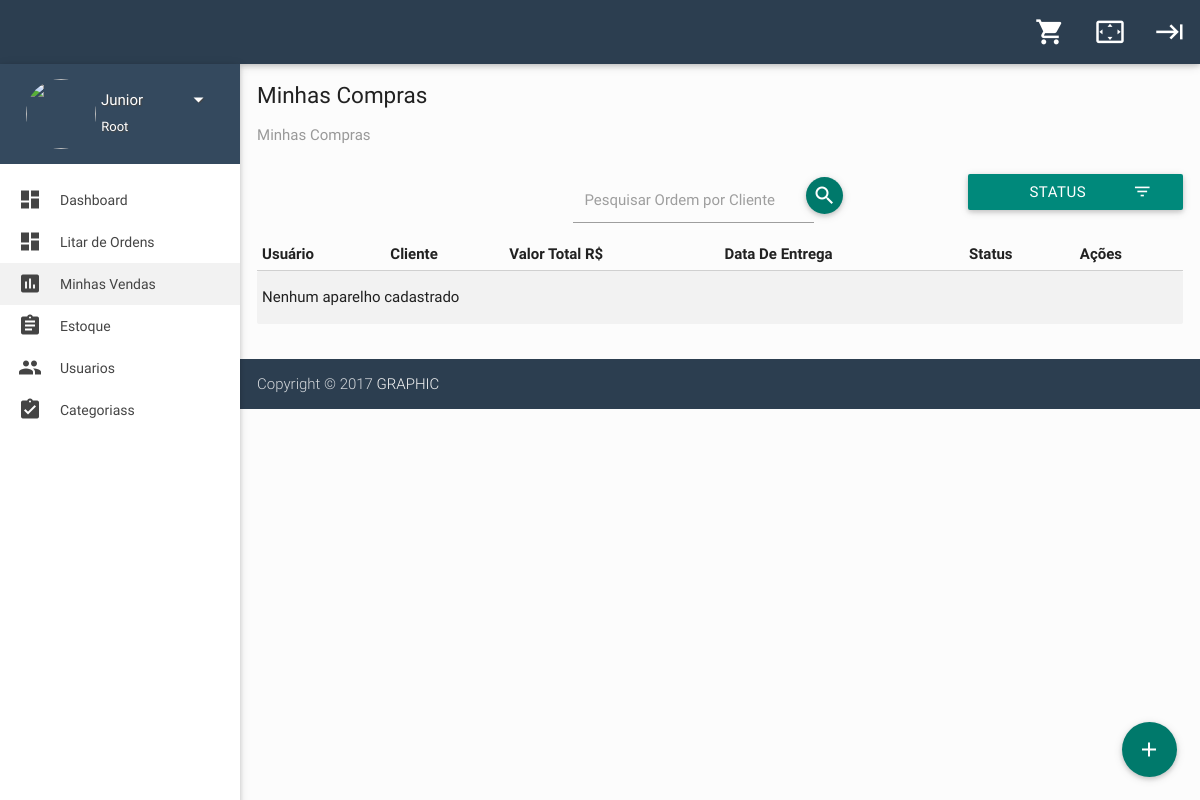
Before: /minhas-ordens/ (signed in) with the older database file.
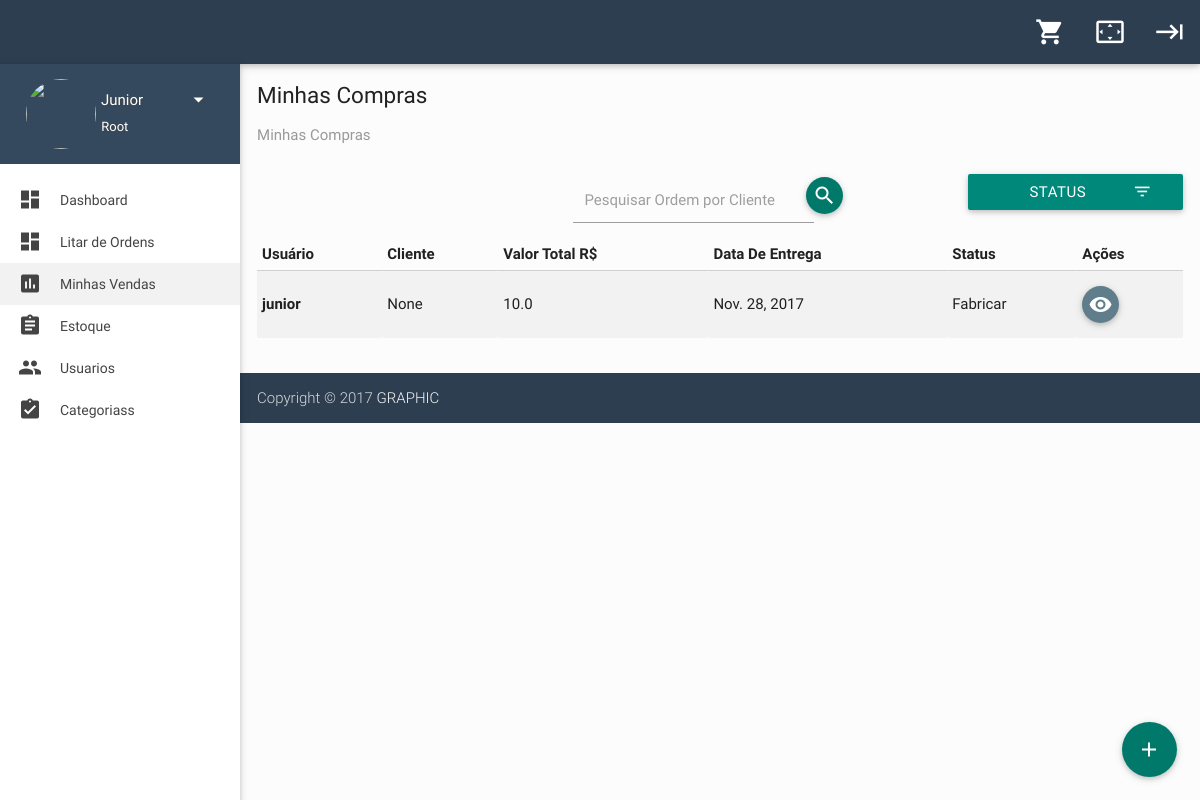
After: the same page with the newer database file.
### store/models.py (models this page shows)
class Order(models.Model):
    SHOPPING = 0
    FINISHED = 1
    FACTORY = 2
    DELIVERED = 3
    STATUS= (
        (SHOPPING, 'Comprando'),
        (FINISHED, 'Finalizada'),
        (FACTORY, 'Fabricar'),
        (DELIVERED, 'Entregue'),
    )
    name = models.CharField('Cliente', max_length= 150, null=True)
    valueTotal = models.FloatField('Valor Total', null=True, default=0)
    status = models.IntegerField('Status', choices=STATUS, default=SHOPPING)
    dateStart = models.DateTimeField('Data Compra', auto_now=True)
    dateEnd = models.DateField('Data Entrega', null=True)
    user = models.ForeignKey(User, verbose_name="Usuario", on_delete=models.CASCADE)
    class Meta:
        verbose_name = 'Ordem'
        verbose_name_plural = 'Ordens'
        ordering = ['dateStart']

### accounts/models.py (models this page shows, shortened)
class User(AbstractBaseUser, PermissionsMixin):
    ROOT = 0
    ADM = 1
    SALESMAN = 2
    CUSTOMER = 3
    TYPES = (
        (ROOT, 'Root'),
        (ADM, 'Administrador'),
        (SALESMAN, 'Vendedor'),
        (CUSTOMER, 'Cliente')
    )
    ACTIVATED = 0
    DISABLED = 1
    BLOCKED = 2
    STATUS = (
        (ACTIVATED, 'activated'),
        (DISABLED, 'disabled'),
        (BLOCKED, 'blocked'),
    )
    PADRAO = 0
    CAMPO = 1
    VINHO = 2
    THEMES = (
        (PADRAO, 'padrao'),
        (CAMPO, 'campo'),
        (VINHO, 'vinho')
    )
    name = models.CharField('Nome', max_length=150)
    email = models.EmailField('Email', unique=True)
    phone = models.CharField('Telefone', max_length=40, null=True)
    status = models.IntegerField('Status', choices=STATUS, default=ACTIVATED)
    username = models.CharField('Usuário', max_length=30, unique=True, validators=[
    validators.RegexValidator(
        re.compile('^[\w.@+-]+$'),
            'Informe o nome de usuário válido',
            'Este valor deve conter apenas letras, números '
            'e os caracteres: @/./+/-/_ .',
            'Inválido'
            )
        ], help_text='Um nome curto que será usado para identificá-lo de forma única no sistema'
    )
    avatar = models.CharField('Foto', max_length=350, default='https://res.cloudinary.com/graphic/image/upload/v1510588337/User/user-default.jpg')
    theme = models.IntegerField('Tema', choices=THEMES, default=PADRAO)
    nivel = models.IntegerField('Nível', choices=TYPES, default=CUSTOMER)
    is_staff = models.BooleanField('Equipe', default=False)
    is_active = models.BooleanField('Ativo', default=True)
    USERNAME_FIELD = 'username'
    REQUIRED_FIELDS = ['email', 'name']
    objects = UserManager()
    class Meta:
        verbose_name = 'Usuário'
        verbose_name_plural = 'Usuários'
        ordering = ['name']
    def __str__(self):
        return self.name

### store/views_dashboard.py (the view)
class MyOrderView(LoginRequiredMixin, IsSalesMan, AddCart,  ListView):
        model = Order
        context_object_name = 'orders'
        template_name = 'dashboard/my_order.html'
        paginate_by = 10
        def get_queryset(self):
            filtro = self.request.GET.get('filtro')
            us = self.request.user
            queryset = Order.objects.filter(user=us.pk).exclude(status=0)
            if filtro == 'todos':
                pass
            elif filtro == 'finalizada':
                queryset = Order.objects.filter(status=1, user=us.pk)
            elif filtro == 'entregue':
                queryset = Order.objects.filter(status=3, user=us.pk)
            elif filtro == 'fabricar':
                queryset = Order.objects.filter(status=2, user=us.pk)
            return queryset

### accounts/polices.py (called while the page is built)
    def dispatch(self, request, *args, **kwargs):
        if not (request.user.nivel == 0 or request.user.nivel == 1 or request.user.nivel == 2):
            return redirect('store:dashboard')
        return super(IsSalesMan, self).dispatch(request, *args, **kwargs)

### store/cart.py (called while the page is built)
    def dispatch(self, request, *args, **kwargs):
        us = self.request.user
        ordem = Order.objects.filter(user=us.pk , status=0)
        if not ordem:
            Order.objects.create(user=us)
        return super(AddCart, self).dispatch(request, *args, **kwargs)

### store/templates/dashboard/my_order.html (shortened to what this page needs)
{% extends "dashboard/base.html" %}
{% block content %}
<div class="row">
  <div class="col s12 m12 l12">
    <h5 class="breadcrumbs-title">Minhas Compras</h5>
    <ol class="breadcrumb">
      <li class="active">Minhas Compras</li>
    </ol>
  </div>
  <div class="col s12 m12 ">
    <div class="row">
        <div class="col s12 m6 l4 offset-l4">
          <div class="dataTables_filter">
            <form action="?search=" class="row" method="GET">
              <div class="col s10">
                <div class="input-field">
                  <input type="text" id="search" name="search">
                  <label for="search">Pesquisar Ordem por Cliente</label>
                </div>
              </div>
              <div class="col s2">
                <button type="submit" class="btn-floating waves-effect waves-light teal darken-2 osgeni-btn-search"><i class="mdi-action-search"></i></button>
              </div>
            </form>
          </div>
        </div>
        <div class="col s12 m6 l3 offset-l1">
          <a class='dropdown-button waves-effect waves-light teal darken-1 btn osgeni-btn-block filter-margin-top'
            href='#' data-activates='filter'>Status
            <i class="mdi-content-filter-list right"></i>
          </a>
        </div>
        <div class="col s12 m12 l12">
          <table class="striped">
            <thead>
              <tr>
                <th>Usuário</th>
                <th>Cliente</th>
                <th>Valor Total R$</th>
                <th>Data De Entrega</th>
                <th>Status</th>
                <th>Ações</th>
              </tr>
            </thead>
            <tbody>
              {% for order in orders  %}
              <tr>
                <th scope="row">{{ order.user }}</th>
                <td>{{ order.name }}</td>
                <td>{{ order.valueTotal }}</td>
                <td>{{ order.dateEnd }}</td>
                <td>{{ order.get_status_display }}</td>
                 <td>
                  <a href="{% url 'store:detail_order' order.pk %}" class="btn-floating waves-effect waves-light blue-grey">
                    <i class="mdi-action-visibility"></i>
                  </a>
                </td>
              </tr>
              {% empty %}
              <tr>
                <td colspan="6">Nenhum aparelho cadastrado</td>
              </tr>
              {% endfor %}
            </tbody>
          </table>
        </div>
  </div>
</div>
<div class="col s12">
</div>
<div class="fixed-action-btn">
  <a href="#S" class="btn-floating btn-large teal darken-2">
    <i class="large mdi-content-add"></i>
  </a>
</div>
</div>
{% endblock %}

Changed rows visible on the page:
now on this page (row edited): Order: user "junior", name "None", valueTotal "10.0", dateEnd "Nov. 28, 2017", status "Fabricar"
Other visible differences:
text no longer shown: "Nenhum aparelho cadastrado"
